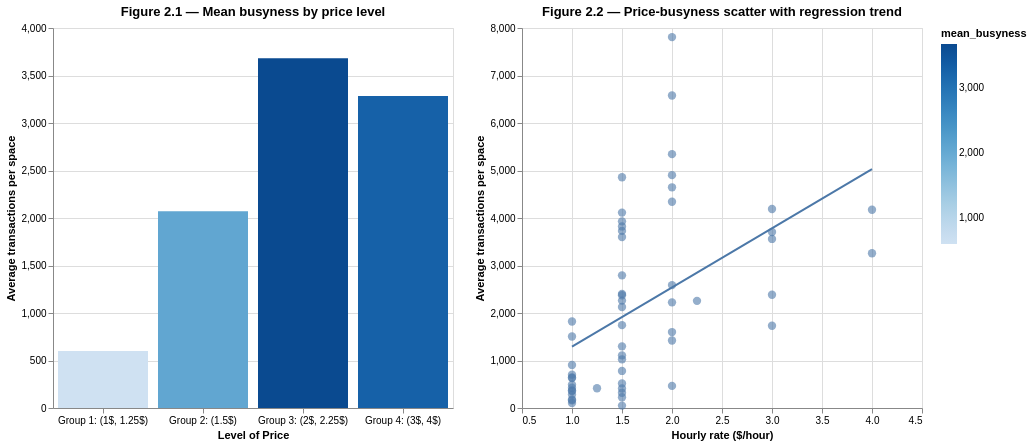

The notebook cell this image was saved under:
### Markdown cell above
**Price & Busyness Relationship Plots**

### Code cell
# ------------------------------------------------------------
# Summarize busyness by price category
# Useful for seeing whether more expensive categories are also
# busier on average.
# ------------------------------------------------------------
by_price_category = (
    price_busyness
    .group_by("price_category")
    .agg([
        pl.col("transactions_per_space").mean().alias("mean_busyness"),
        pl.col("transactions_per_space").std().alias("std_busyness"),
        pl.col("spaces").mean().alias("mean_spaces"),
        pl.col("spaces").std().alias("std_spaces"),
        pl.col("zone_group_norm").n_unique().alias("n_zones"),
    ])
    .sort("price_category")
)

# average busyness by price level
avg_tx_space_bars = alt.Chart(by_price_category.to_pandas()).mark_bar().encode(
    x=alt.X("price_category:N",
            title="Level of Price", axis=alt.Axis(labelAngle=0)),
    y=alt.Y("mean_busyness:Q", title="Average transactions per space"),
    color=alt.Color("mean_busyness:Q"),
    tooltip=[
        "price_category:O",
        alt.Tooltip("mean_busyness:Q", format=".3f"),
        alt.Tooltip("std_busyness:Q", format=".3f"),
        "n_zones:Q",
    ],
).properties(
    title="Figure 2.1 — Mean busyness by price level",
    width=400,
    height=380,
)

# --------------------------------------------------------------------
# Scatter + regression: each point is a zone.
# It shows how busyness (transactions per space) changes with price,
# while the regression line shows the overall trend.
# --------------------------------------------------------------------
avg_tx_space_scatter = alt.Chart(price_busyness.to_pandas()).mark_circle(size=70, opacity=0.6).encode(
    x=alt.X("rate:Q",
            title="Hourly rate ($/hour)", scale=alt.Scale(domain=[0.5, 4.5]),),
    y=alt.Y("transactions_per_space:Q", title="Average transactions per space"),
    tooltip=[
        "zone_group_norm:N",
        alt.Tooltip("rate:Q", format=".2f"),
        alt.Tooltip("transactions_per_space:Q", format=".3f"),
        "price_category:N",
        alt.Tooltip("spaces:Q", format=",.0f")
    ]
).properties(width=400, height=380, title="Figure 2.2 — Price-busyness scatter with regression trend")

# regression trend line, it shows the overall trend between parking price and busyness
trend = alt.Chart(price_busyness.to_pandas()).transform_regression(
    "rate", "transactions_per_space"
).mark_line().encode(
    x="rate:Q",
    y="transactions_per_space:Q"
)

# boxplot to compare the distribution of busyness
avg_tx_space_box = (
    alt.Chart(price_busyness.to_pandas())
    .mark_boxplot(size=45)
    .encode(
        # x-axis: categorical price groups
        x=alt.X(
            "price_category:N",
            title="Level of Price",
            axis=alt.Axis(labelAngle=0)  # keep labels horizontal
        ),
        # y-axis: zone-level busyness proxy
        y=alt.Y(
            "transactions_per_space:Q",
            title="Transactions per space"
        ),
        # tooltip: show the price group when hovering
        tooltip=[
            alt.Tooltip("price_category:N", title="Price level")
        ]
    )
    .properties(
        title="Figure 2.3 - Distribution of busyness by price level",
        width=400,
        height=380
    )
)


# Display the chart
avg_tx_space_bars | avg_tx_space_scatter + trend

### Figure 1 — Vega-Lite specification as saved in the notebook (floating-point values rounded to 4 significant figures)
{"config": {"view": {"continuousWidth": 300, "continuousHeight": 300}}, "hconcat": [{"data": {"name": "data-041348884342115ae2bd4e7885c27401"}, "mark": {"type": "bar"}, "encoding": {"color": {"field": "mean_busyness", "type": "quantitative"}, "tooltip": [{"field": "price_category", "type": "ordinal"}, {"field": "mean_busyness", "format": ".3f", "type": "quantitative"}, {"field": "std_busyness", "format": ".3f", "type": "quantitative"}, {"field": "n_zones", "type": "quantitative"}], "x": {"axis": {"labelAngle": 0}, "field": "price_category", "title": "Level of Price", "type": "nominal"}, "y": {"field": "mean_busyness", "title": "Average transactions per space", "type": "quantitative"}}, "height": 380, "title": "Figure 2.1 — Mean busyness by price level", "width": 400}, {"layer": [{"data": {"name": "data-14bda19167c1cc57372bdf73bc50ca20"}, "mark": {"type": "circle", "opacity": 0.6, "size": 70}, "encoding": {"tooltip": [{"field": "zone_group_norm", "type": "nominal"}, {"field": "rate", "format": ".2f", "type": "quantitative"}, {"field": "transactions_per_space", "format": ".3f", "type": "quantitative"}, {"field": "price_category", "type": "nominal"}, {"field": "spaces", "format": ",.0f", "type": "quantitative"}], "x": {"field": "rate", "scale": {"domain": [0.5, 4.5]}, "title": "Hourly rate ($/hour)", "type": "quantitative"}, "y": {"field": "transactions_per_space", "title": "Average transactions per space", "type": "quantitative"}}, "title": "Figure 2.2 — Price-busyness scatter with regression trend"}, {"data": {"name": "data-14bda19167c1cc57372bdf73bc50ca20"}, "mark": {"type": "line"}, "encoding": {"x": {"field": "rate", "type": "quantitative"}, "y": {"field": "transactions_per_space", "type": "quantitative"}}, "transform": [{"on": "rate", "regression": "transactions_per_space"}]}], "height": 380, "width": 400}], "$schema": "https://vega.github.io/schema/vega-lite/v5.20.1.json", "datasets": {"data-041348884342115ae2bd4e7885c27401": [{"price_category": "Group 1: (1$, 1.25$)", "mean_busyness": 599.6, "std_busyness": 486.9, "mean_spaces": 55.73, "std_spaces": 40.76, "n_zones": 15}, {"price_category": "Group 2: (1.5$)", "mean_busyness": 2071.0, "std_busyness": 1490.0, "mean_spaces": 211.1, "std_spaces": 254.6, "n_zones": 21}, {"price_category": "Group 3: (2$, 2.25$)", "mean_busyness": 3681.0, "std_busyness": 2260.0, "mean_spaces": 131.7, "std_spaces": 167.3, "n_zones": 12}, {"price_category": "Group 4: (3$, 4$)", "mean_busyness": 3285.0, "std_busyness": 920.6, "mean_spaces": 334.4, "std_spaces": 94.6, "n_zones": 7}], "data-14bda19167c1cc57372bdf73bc50ca20": [{"zone_group_norm": "EAST CARSON LOT", "transactions": 143976, "zone": "342 - East Carson Lot", "spaces": 35, "type": "off-street", "transactions_per_space": 4114.0, "rate": 1.5, "price_category": "Group 2: (1.5$)"}, {"zone_group_norm": "FORBES MURRAY LOT", "transactions": 384766, "zone": "324 - Forbes Murray Lot", "spaces": 72, "type": "off-street", "transactions_per_space": 5344.0, "rate": 2.0, "price_category": "Group 3: (2$, 2.25$)"}, {"zone_group_norm": "BLOOMFIELD", "transactions": 1365502, "zone": "406 - Bloomfield (On-street)", "spaces": 489, "type": "on-street", "transactions_per_space": 2792.0, "rate": 1.5, "price_category": "Group 2: (1.5$)"}, {"zone_group_norm": "20 SIDNEY LOT", "transactions": 81990, "zone": "345 - 20th & Sidney Lot", "spaces": 80, "type": "off-street", "transactions_per_space": 1025.0, "rate": 1.5, "price_category": "Group 2: (1.5$)"}, {"zone_group_norm": "BEECHVIEW LOT", "transactions": 3844, "zone": "363 - Beechview Lot", "spaces": 17, "type": "off-street", "transactions_per_space": 226.1, "rate": 1.5, "price_category": "Group 2: (1.5$)"}, {"zone_group_norm": "HILL DISTRICT", "transactions": 10793, "zone": "426 - Hill District", "spaces": 26, "type": "on-street", "transactions_per_space": 415.1, "rate": 1.25, "price_category": "Group 1: (1$, 1.25$)"}, {"zone_group_norm": "WALTER WARRINGTON LOT", "transactions": 2701, "zone": "354 - Walter/Warrington Lot", "spaces": 15, "type": "off-street", "transactions_per_space": 180.1, "rate": 1.0, "price_category": "Group 1: (1$, 1.25$)"}, {"zone_group_norm": "SQUIRREL HILL", "transactions": 1735411, "zone": "413 - Squirrel Hill", "spaces": 354, "type": "on-street", "transactions_per_space": 4902.0, "rate": 2.0, "price_category": "Group 3: (2$, 2.25$)"}, {"zone_group_norm": "FRIENDSHIP CEDARVILLE LOT", "transactions": 170133, "zone": "335 - Friendship Cedarville Lot", "spaces": 80, "type": "off-street", "transactions_per_space": 2127.0, "rate": 1.5, "price_category": "Group 2: (1.5$)"}, {"zone_group_norm": "JCC FORBES LOT", "transactions": 320556, "zone": "325 - JCC/Forbes Lot", "spaces": 69, "type": "off-street", "transactions_per_space": 4646.0, "rate": 2.0, "price_category": "Group 3: (2$, 2.25$)"}, {"zone_group_norm": "EVA BEATTY LOT", "transactions": 55570, "zone": "307 - Eva Beatty Lot", "spaces": 130, "type": "off-street", "transactions_per_space": 427.5, "rate": 1.0, "price_category": "Group 1: (1$, 1.25$)"}, {"zone_group_norm": "CARRICK", "transactions": 40989, "zone": "416 - Carrick", "spaces": 65, "type": "on-street", "transactions_per_space": 630.6, "rate": 1.0, "price_category": "Group 1: (1$, 1.25$)"}, {"zone_group_norm": "UPTOWN", "transactions": 895456, "zone": "403 - Uptown", "spaces": 690, "type": "on-street", "transactions_per_space": 1298.0, "rate": 1.5, "price_category": "Group 2: (1.5$)"}, {"zone_group_norm": "OAKLAND 2", "transactions": 1071435, "zone": "408 - Oakland 2", "spaces": 301, "type": "on-street", "transactions_per_space": 3560.0, "rate": 3.0, "price_category": "Group 4: (3$, 4$)"}, {"zone_group_norm": "42 BUTLER LOT", "transactions": 95523, "zone": "338 - 42nd & Butler Lot", "spaces": 22, "type": "off-street", "transactions_per_space": 4342.0, "rate": 2.0, "price_category": "Group 3: (2$, 2.25$)"}, {"zone_group_norm": "BROOKLINE", "transactions": 482886, "zone": "419 - Brookline", "spaces": 201, "type": "on-street", "transactions_per_space": 2402.0, "rate": 1.5, "price_category": "Group 2: (1.5$)"}, {"zone_group_norm": "MELLON PARK", "transactions": 39312, "zone": "414 - Mellon Park", "spaces": 76, "type": "on-street", "transactions_per_space": 517.3, "rate": 1.5, "price_category": "Group 2: (1.5$)"}, {"zone_group_norm": "NORTHSIDE", "transactions": 1320112, "zone": "421 - NorthSide", "spaces": 757, "type": "on-street", "transactions_per_space": 1744.0, "rate": 1.5, "price_category": "Group 2: (1.5$)"}, {"zone_group_norm": "DOUGLAS PHILLIPS LOT", "transactions": 63916, "zone": "323 - Douglas Phillips Lot", "spaces": 45, "type": "off-street", "transactions_per_space": 1420.0, "rate": 2.0, "price_category": "Group 3: (2$, 2.25$)"}, {"zone_group_norm": "TAMELLO BEATTY LOT", "transactions": 138385, "zone": "304 - Tamello Beatty Lot", "spaces": 76, "type": "off-street", "transactions_per_space": 1821.0, "rate": 1.0, "price_category": "Group 1: (1$, 1.25$)"}, {"zone_group_norm": "18 CARSON LOT", "transactions": 199160, "zone": "344 - 18th & Carson Lot", "spaces": 41, "type": "off-street", "transactions_per_space": 4858.0, "rate": 1.5, "price_category": "Group 2: (1.5$)"}, {"zone_group_norm": "MAIN ALEXANDER LOT", "transactions": 10308, "zone": "369 - Main/Alexander Lot", "spaces": 29, "type": "off-street", "transactions_per_space": 355.4, "rate": 1.0, "price_category": "Group 1: (1$, 1.25$)"}, {"zone_group_norm": "DOWNTOWN 2", "transactions": 1214879, "zone": "402 - Downtown 2", "spaces": 373, "type": "on-street", "transactions_per_space": 3257.0, "rate": 4.0, "price_category": "Group 4: (3$, 4$)"}, {"zone_group_norm": "SHADYSIDE", "transactions": 1318761, "zone": "411 - Shadyside", "spaces": 345, "type": "on-street", "transactions_per_space": 3822.0, "rate": 1.5, "price_category": "Group 2: (1.5$)"}, {"zone_group_norm": "FORBES SHADY LOT", "transactions": 388099, "zone": "322 - Forbes Shady Lot", "spaces": 59, "type": "off-street", "transactions_per_space": 6578.0, "rate": 2.0, "price_category": "Group 3: (2$, 2.25$)"}, {"zone_group_norm": "BEECHVIEW", "transactions": 32046, "zone": "418 - Beechview", "spaces": 78, "type": "on-street", "transactions_per_space": 410.8, "rate": 1.5, "price_category": "Group 2: (1.5$)"}, {"zone_group_norm": "LAWRENCEVILLE", "transactions": 415991, "zone": "405 - Lawrenceville", "spaces": 187, "type": "on-street", "transactions_per_space": 2225.0, "rate": 2.0, "price_category": "Group 3: (2$, 2.25$)"}, {"zone_group_norm": "OAKLAND 3", "transactions": 1134837, "zone": "409 - Oakland 3", "spaces": 476, "type": "on-street", "transactions_per_space": 2384.0, "rate": 3.0, "price_category": "Group 4: (3$, 4$)"}, {"zone_group_norm": "SHERIDAN HARVARD LOT", "transactions": 20201, "zone": "301 - Sheridan Harvard Lot", "spaces": 41, "type": "off-street", "transactions_per_space": 492.7, "rate": 1.0, "price_category": "Group 1: (1$, 1.25$)"}, {"zone_group_norm": "BROOKLINE LOT", "transactions": 2356, "zone": "361 - Brookline Lot", "spaces": 47, "type": "off-street", "transactions_per_space": 50.13, "rate": 1.5, "price_category": "Group 2: (1.5$)"}, {"zone_group_norm": "SHERIDAN KIRKWOOD LOT", "transactions": 103226, "zone": "302 - Sheridan Kirkwood Lot", "spaces": 114, "type": "off-street", "transactions_per_space": 905.5, "rate": 1.0, "price_category": "Group 1: (1$, 1.25$)"}, {"zone_group_norm": "52 BUTLER LOT", "transactions": 19184, "zone": "337 - 52nd & Butler Lot", "spaces": 12, "type": "off-street", "transactions_per_space": 1599.0, "rate": 2.0, "price_category": "Group 3: (2$, 2.25$)"}, {"zone_group_norm": "WEST END", "transactions": 14662, "zone": "423 - West End", "spaces": 52, "type": "on-street", "transactions_per_space": 282.0, "rate": 1.0, "price_category": "Group 1: (1$, 1.25$)"}, {"zone_group_norm": "18 SIDNEY LOT", "transactions": 161954, "zone": "341 - 18th & Sidney Lot", "spaces": 45, "type": "off-street", "transactions_per_space": 3599.0, "rate": 1.5, "price_category": "Group 2: (1.5$)"}, {"zone_group_norm": "MT WASHINGTON", "transactions": 108623, "zone": "420 - Mt. Washington", "spaces": 98, "type": "on-street", "transactions_per_space": 1108.0, "rate": 1.5, "price_category": "Group 2: (1.5$)"}, {"zone_group_norm": "STRIP DISTRICT", "transactions": 1585454, "zone": "404 - Strip Disctrict", "spaces": 428, "type": "on-street", "transactions_per_space": 3704.0, "rate": 3.0, "price_category": "Group 4: (3$, 4$)"}, {"zone_group_norm": "OAKLAND 1", "transactions": 950750, "zone": "407 - Oakland 1", "spaces": 227, "type": "on-street", "transactions_per_space": 4188.0, "rate": 3.0, "price_category": "Group 4: (3$, 4$)"}, {"zone_group_norm": "OBERSERVATORY HILL LOT", "transactions": 7412, "zone": "375 - Oberservatory Hill Lot", "spaces": 23, "type": "off-street", "transactions_per_space": 322.3, "rate": 1.5, "price_category": "Group 2: (1.5$)"}, {"zone_group_norm": "ASTEROID WARRINGTON LOT", "transactions": 19558, "zone": "355 - Asteroid Warrington Lot", "spaces": 13, "type": "off-street", "transactions_per_space": 1504.0, "rate": 1.0, "price_category": "Group 1: (1$, 1.25$)"}, {"zone_group_norm": "PENN CIRCLE NW LOT", "transactions": 20064, "zone": "314 - Penn Circle NW Lot", "spaces": 125, "type": "off-street", "transactions_per_space": 160.5, "rate": 1.0, "price_category": "Group 1: (1$, 1.25$)"}, {"zone_group_norm": "EAST OHIO STREET LOT", "transactions": 68679, "zone": "371 - East Ohio Street Lot", "spaces": 88, "type": "off-street", "transactions_per_space": 780.4, "rate": 1.5, "price_category": "Group 2: (1.5$)"}, {"zone_group_norm": "DOWNTOWN 1", "transactions": 1248084, "zone": "401 - Downtown 1", "spaces": 299, "type": "on-street", "transactions_per_space": 4174.0, "rate": 4.0, "price_category": "Group 4: (3$, 4$)"}, {"zone_group_norm": "19 CARSON LOT", "transactions": 106088, "zone": "343 - 19th & Carson Lot", "spaces": 27, "type": "off-street", "transactions_per_space": 3929.0, "rate": 1.5, "price_category": "Group 2: (1.5$)"}, {"zone_group_norm": "TAYLOR STREET LOT", "transactions": 58780, "zone": "334 - Taylor Street Lot", "spaces": 26, "type": "off-street", "transactions_per_space": 2261.0, "rate": 1.5, "price_category": "Group 2: (1.5$)"}, {"zone_group_norm": "BEACON BARTLETT LOT", "transactions": 178493, "zone": "321 - Beacon Bartlett Lot", "spaces": 69, "type": "off-street", "transactions_per_space": 2587.0, "rate": 2.0, "price_category": "Group 3: (2$, 2.25$)"}, {"zone_group_norm": "BAKERY SQ", "transactions": 20947, "zone": "425 - Bakery Sq", "spaces": 45, "type": "on-street", "transactions_per_space": 465.5, "rate": 2.0, "price_category": "Group 3: (2$, 2.25$)"}, {"zone_group_norm": "NORTHSHORE", "transactions": 410218, "zone": "422 - Northshore", "spaces": 237, "type": "on-street", "transactions_per_space": 1731.0, "rate": 3.0, "price_category": "Group 4: (3$, 4$)"}, {"zone_group_norm": "BROWNSVILLE SANDKEY LOT", "transactions": 29491, "zone": "351 - Brownsville & Sandkey Lot", "spaces": 80, "type": "off-street", "transactions_per_space": 368.6, "rate": 1.0, "price_category": "Group 1: (1$, 1.25$)"}, {"zone_group_norm": "IVY BELLEFONTE LOT", "transactions": 577809, "zone": "328 - Ivy Bellefonte Lot", "spaces": 74, "type": "off-street", "transactions_per_space": 7808.0, "rate": 2.0, "price_category": "Group 3: (2$, 2.25$)"}, {"zone_group_norm": "EAST LIBERTY", "transactions": 1146769, "zone": "412 - East Liberty", "spaces": 483, "type": "on-street", "transactions_per_space": 2374.0, "rate": 1.5, "price_category": "Group 2: (1.5$)"}, {"zone_group_norm": "ANSLEY BEATTY LOT", "transactions": 14774, "zone": "311 - Ansley Beatty Lot", "spaces": 23, "type": "off-street", "transactions_per_space": 642.3, "rate": 1.0, "price_category": "Group 1: (1$, 1.25$)"}, {"zone_group_norm": "OAKLAND 4", "transactions": 1290108, "zone": "410 - Oakland 4", "spaces": 572, "type": "on-street", "transactions_per_space": 2255.0, "rate": 2.25, "price_category": "Group 3: (2$, 2.25$)"}, {"zone_group_norm": "SS SSW", "transactions": 2636020, "zone": "415 - SS & SSW", "spaces": 707, "type": "on-street", "transactions_per_space": 3728.0, "rate": 1.5, "price_category": "Group 2: (1.5$)"}, {"zone_group_norm": "HOMEWOOD ZENITH LOT", "transactions": 2539, "zone": "331 - Homewood Zenith Lot", "spaces": 24, "type": "off-street", "transactions_per_space": 105.8, "rate": 1.0, "price_category": "Group 1: (1$, 1.25$)"}, {"zone_group_norm": "ALLENTOWN", "transactions": 16152, "zone": "417 - Allentown", "spaces": 23, "type": "on-street", "transactions_per_space": 702.3, "rate": 1.0, "price_category": "Group 1: (1$, 1.25$)"}]}}
